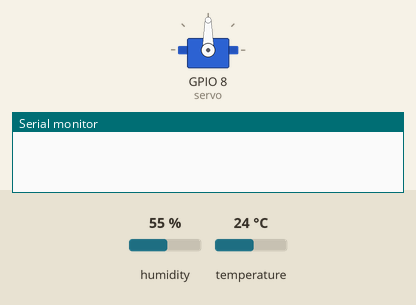
The sketch below on a simulated ESP32. Shown: servo, the last lines printed to the serial monitor. The inputs (shaded band) are chosen by the test bench; at power-on: humidity 55 %, temperature 24 °C. WiFi joins after 1.5 s; servers stay silent unless stated; uploads are accepted with an empty reply.

Above: at 0.1 s.
At 1.8 s:
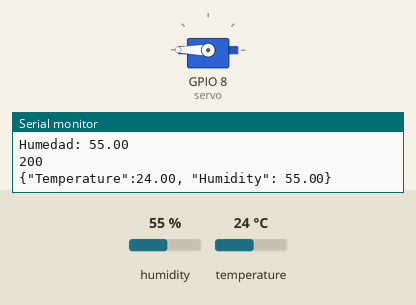
Timing chart, 0 to 3.3 s (numbered marks = the images above):
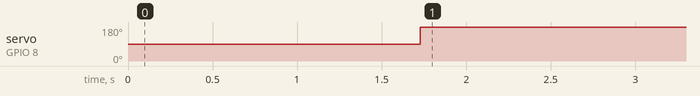

The sketch:

5_TempServo.ino
```cpp
#if defined(ESP8266)
#include <ESP8266WiFi.h>
#else
#include <WiFi.h>
#endif

#include <DNSServer.h>
#if defined(ESP8266)
#include <ESP8266WebServer.h>
#else
#include <WebServer.h>
#endif
#include <WiFiManager.h>
#include <HTTPClient.h>
#include <DHT11.h>
#include <ESP32_Servo.h>

const int DHTPIN = 27;

DHT11 dht11(DHTPIN);
HTTPClient http;
Servo servo;

int angle = 0;
void setup() {
    Serial.begin(115200);
    WiFiManager wifiManager;
    servo.attach(8);
    wifiManager.autoConnect("GaboESP32");
    Serial.println("Estoy connectado a la red :D");
}

void loop() {
    float temp,hum = 0.0;
    int err;
    http.begin("https://iot-apps-course.firebaseio.com/data.json");
    http.addHeader("Content-Type","text/plain");
    if ((err = dht11.read(hum, temp))==0)
    {
        Serial.print ("Temperatura: ");
        Serial.println (temp);
        Serial.print ("Humedad: ");
        Serial.println (hum);
        String payload = "{\"Temperature\":" + String(temp) + ", \"Humidity\": " + String(hum)+"}";
        int httpCode = http.POST(payload);
        Serial.println(httpCode);
        Serial.println(payload);
        moveServo(temp,hum);
        delay(DHT11_RETRY_DELAY);
    }
    else{
        Serial.println("Error del sensor :'(");
    }
}

void moveServo (float temp, float hum)
{
    if (temp>=28.0 && hum>= 10 )
    {
        servo.write(90);
    }
    else
    {
        servo.write(180);
    }
}
```

Measured:
- by itself, servo on GPIO 8 (servo): 90° → 180° at 1.7 s
